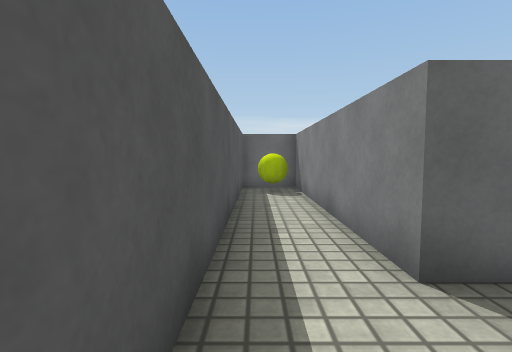
[1] (above)

16 first-person views from a walk through a Unity game level. The camera is 0.58 m above the floor, tilts 4° down and sees 85° across. The floor is counted in squares, 0.5 m on a side. Each view is taken from the middle of a square. On the plan, view 1 faces up. The plan holds only what a view shows up to about 12 squares ahead; the rest is blank. Surface patterns are stand-ins for the level's own textures.

[2]
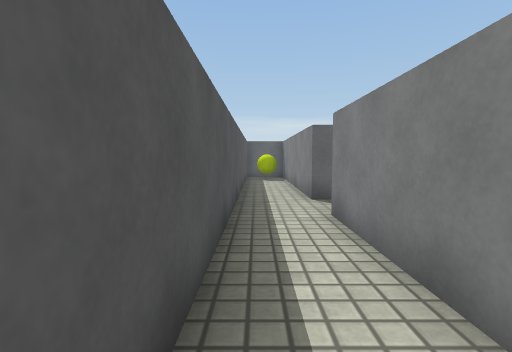

[3]
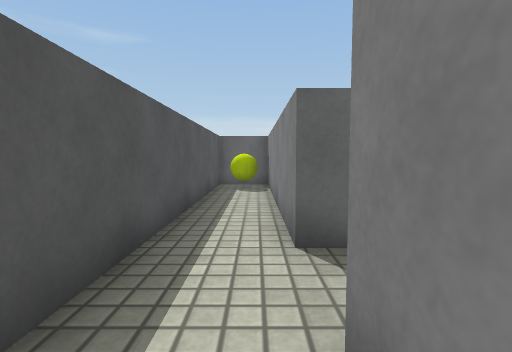

[4]
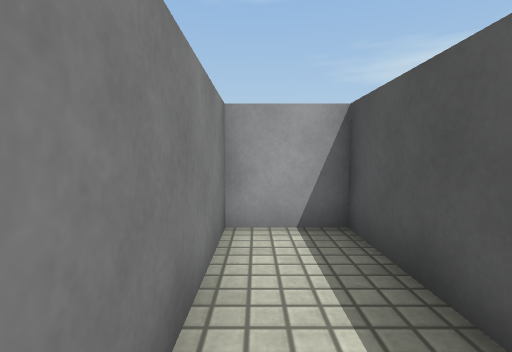

[5]
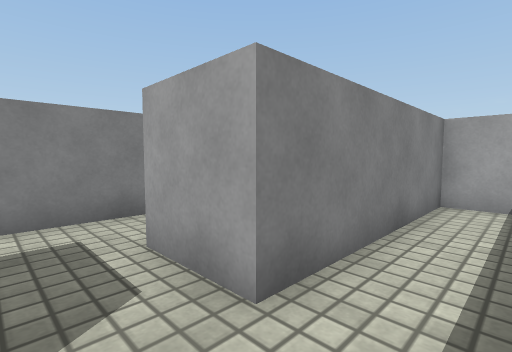

[6]
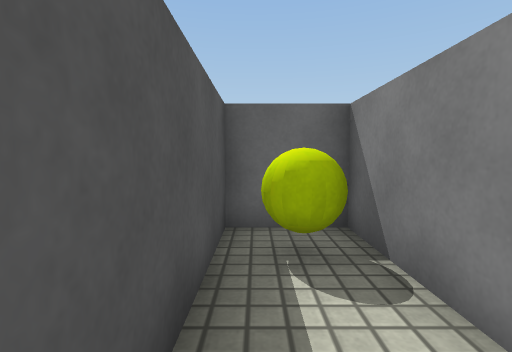

[7]
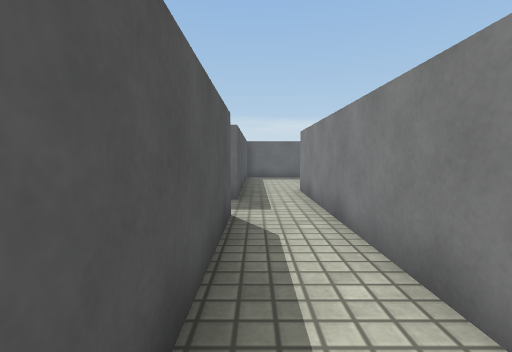

[8]
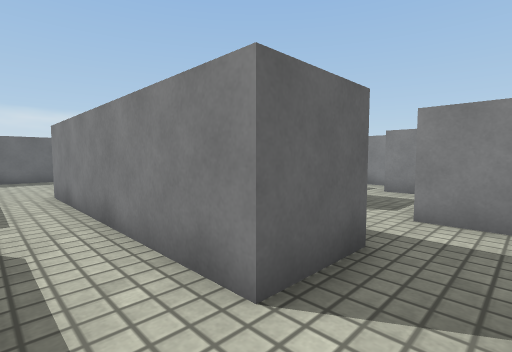

[9]
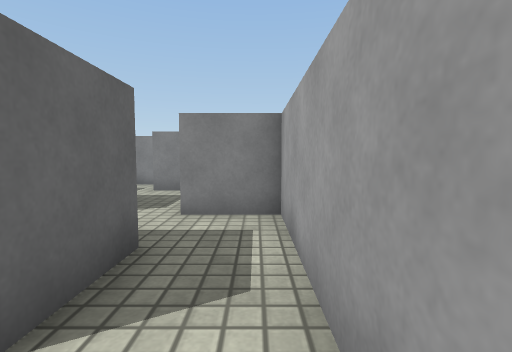

[10]
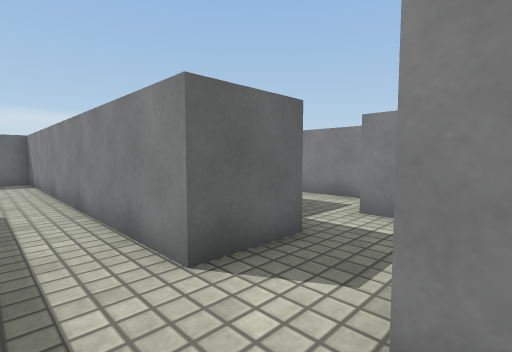

[11]
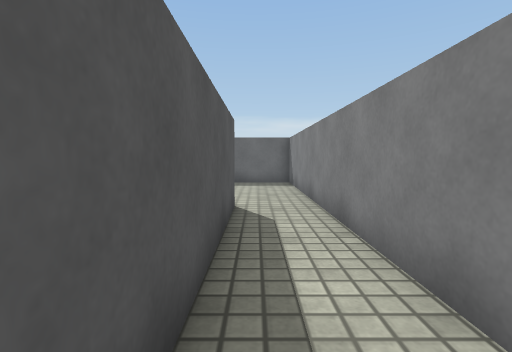

[12]
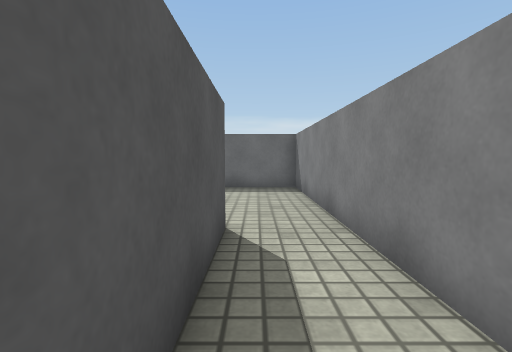

[13]
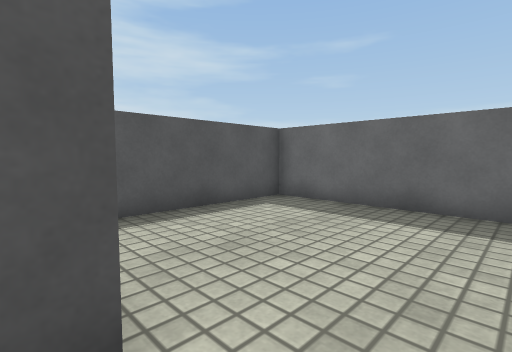

[14]
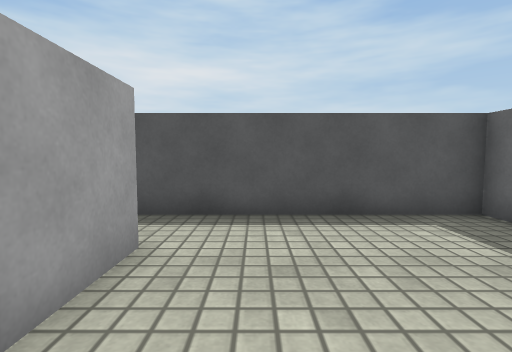

[15]
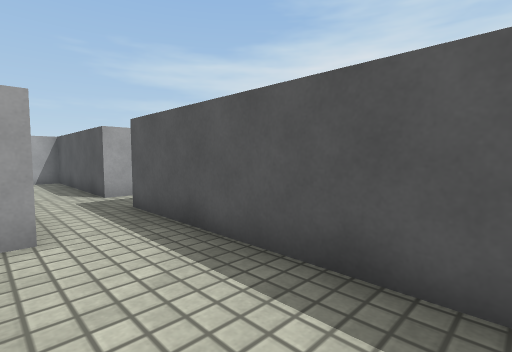

[16]
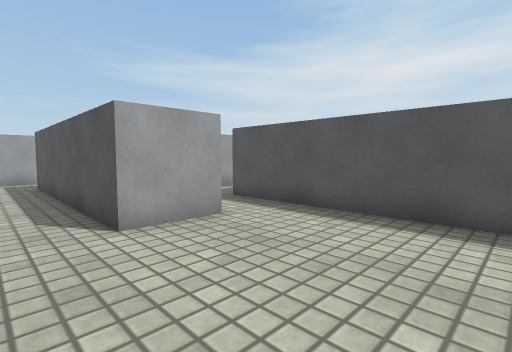

### Floor plan
Ten units are one square. View 1 is at (0, 0); x grows to the right and y downward. Boxes are objects, and circles mark ways between rooms. Rooms are numbered by the first view taken in them; rooms with no view inside come last. Other rooms are left out.
<svg viewBox="-10 -110 120 170">
<path fill="none" stroke="#000" d="M15 -25 15 -105 -5 -105 -5 55 15 55 15 -5M15 -5 35 -5 35 55 75 55M75 35 55 35 55 -45M35 -45 35 -25 15 -25M55 -45 75 -45 75 35M95 15 95 -105 35 -105 35 -45M75 55 95 55 95 35"/>
<rect x="-5" y="-105" width="20" height="20" fill="#bbb"><title>ball</title></rect>
<circle cx="25" cy="-15" r="3" fill="#2a7"/>
<circle cx="45" cy="-35" r="3" fill="#2a7"/>
<circle cx="65" cy="45" r="3" fill="#2a7"/>
<text x="0" y="-30">1</text>
<text x="40" y="10">2</text>
<text x="70" y="-50">3</text>
</svg>
Room 1 opens to room 2. Room 2 opens to room 3.

Where each view was taken, in squares from view 1:
view 1: 0 up, 0 right, facing up
view 2: 5 down, 0 right, facing up
view 3: 1 down, 1 right, facing up
view 4: 1 down, 1 right, facing down
view 5: 2 up, 0 right, facing down-right
view 6: 6 up, 0 right, facing up
view 7: 5 down, 4 right, facing up
view 8: 5 down, 4 right, facing up-right
view 9: 5 down, 4 right, facing right
view 10: 4 down, 8 right, facing up-right
view 11: 2 down, 8 right, facing up
view 12: 0 up, 8 right, facing up
view 13: 4 up, 9 right, facing up-left
view 14: 6 up, 9 right, facing left
view 15: 9 up, 6 right, facing down-left
view 16: 9 up, 9 right, facing down-left
